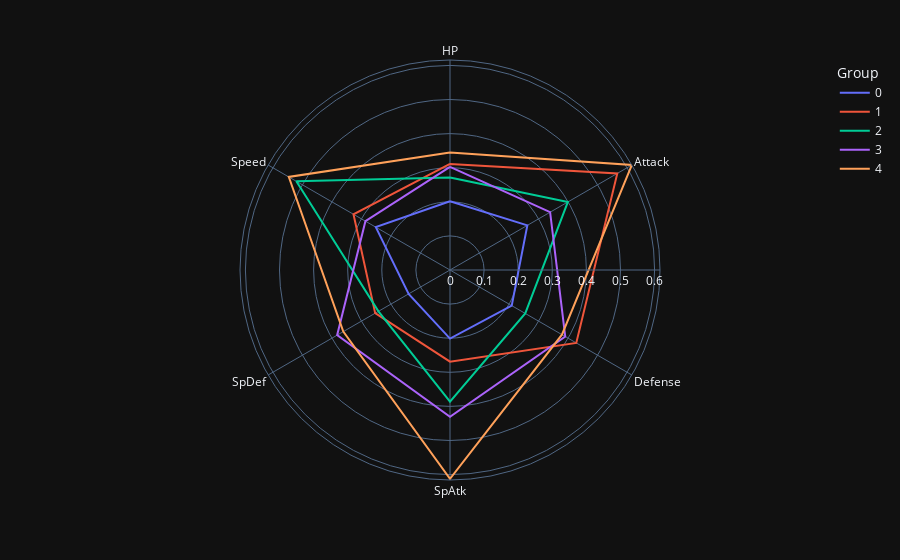

The cell this chart's notebook holds for it:
### Markdown cell above
### (g)

### Code cell
%pylab inline

from plotly.express import line_polar
data_fram=pd.DataFrame(columns=["Group","Type","Value"])
types=["HP","Attack","Defense","SpAtk","SpDef","Speed"]

for i,d in enumerate(group_array):
    for j,v in enumerate(d):
        new_frame=pd.DataFrame([[i,types[j],v]],
                                                columns=["Group","Type","Value"])

        data_fram=data_fram.append(new_frame,ignore_index=True)

line_polar(data_fram,r="Value",theta="Type", color="Group",template="plotly_dark",line_close=True)

### Figure 1 — Plotly figure (JSON) as saved in the notebook; plotly's stock layout.template omitted (floating-point values rounded to 4 significant figures)
{"data": [{"hovertemplate": "Group=0<br>Value=%{r}<br>Type=%{theta}<extra></extra>", "legendgroup": "0", "line": {"color": "#636efa", "dash": "solid"}, "mode": "lines", "name": "0", "r": [0.2016, 0.2619, 0.209, 0.2013, 0.1401, 0.2513, 0.2016], "showlegend": true, "subplot": "polar", "theta": ["HP", "Attack", "Defense", "SpAtk", "SpDef", "Speed", "HP"], "type": "scatterpolar"}, {"hovertemplate": "Group=1<br>Value=%{r}<br>Type=%{theta}<extra></extra>", "legendgroup": "1", "line": {"color": "#EF553B", "dash": "solid"}, "mode": "lines", "name": "1", "r": [0.3112, 0.5665, 0.4277, 0.2687, 0.2533, 0.3268, 0.3112], "showlegend": true, "subplot": "polar", "theta": ["HP", "Attack", "Defense", "SpAtk", "SpDef", "Speed", "HP"], "type": "scatterpolar"}, {"hovertemplate": "Group=2<br>Value=%{r}<br>Type=%{theta}<extra></extra>", "legendgroup": "2", "line": {"color": "#00cc96", "dash": "solid"}, "mode": "lines", "name": "2", "r": [0.2711, 0.3991, 0.2548, 0.3864, 0.2423, 0.5203, 0.2711], "showlegend": true, "subplot": "polar", "theta": ["HP", "Attack", "Defense", "SpAtk", "SpDef", "Speed", "HP"], "type": "scatterpolar"}, {"hovertemplate": "Group=3<br>Value=%{r}<br>Type=%{theta}<extra></extra>", "legendgroup": "3", "line": {"color": "#ab63fa", "dash": "solid"}, "mode": "lines", "name": "3", "r": [0.3022, 0.339, 0.3903, 0.4305, 0.3822, 0.2864, 0.3022], "showlegend": true, "subplot": "polar", "theta": ["HP", "Attack", "Defense", "SpAtk", "SpDef", "Speed", "HP"], "type": "scatterpolar"}, {"hovertemplate": "Group=4<br>Value=%{r}<br>Type=%{theta}<extra></extra>", "legendgroup": "4", "line": {"color": "#FFA15A", "dash": "solid"}, "mode": "lines", "name": "4", "r": [0.3449, 0.6159, 0.3791, 0.6123, 0.3614, 0.546, 0.3449], "showlegend": true, "subplot": "polar", "theta": ["HP", "Attack", "Defense", "SpAtk", "SpDef", "Speed", "HP"], "type": "scatterpolar"}], "layout": {"legend": {"title": {"text": "Group"}, "tracegroupgap": 0}, "margin": {"t": 60}, "polar": {"angularaxis": {"direction": "clockwise", "rotation": 90}, "domain": {"x": [0.0, 1.0], "y": [0.0, 1.0]}}}}
